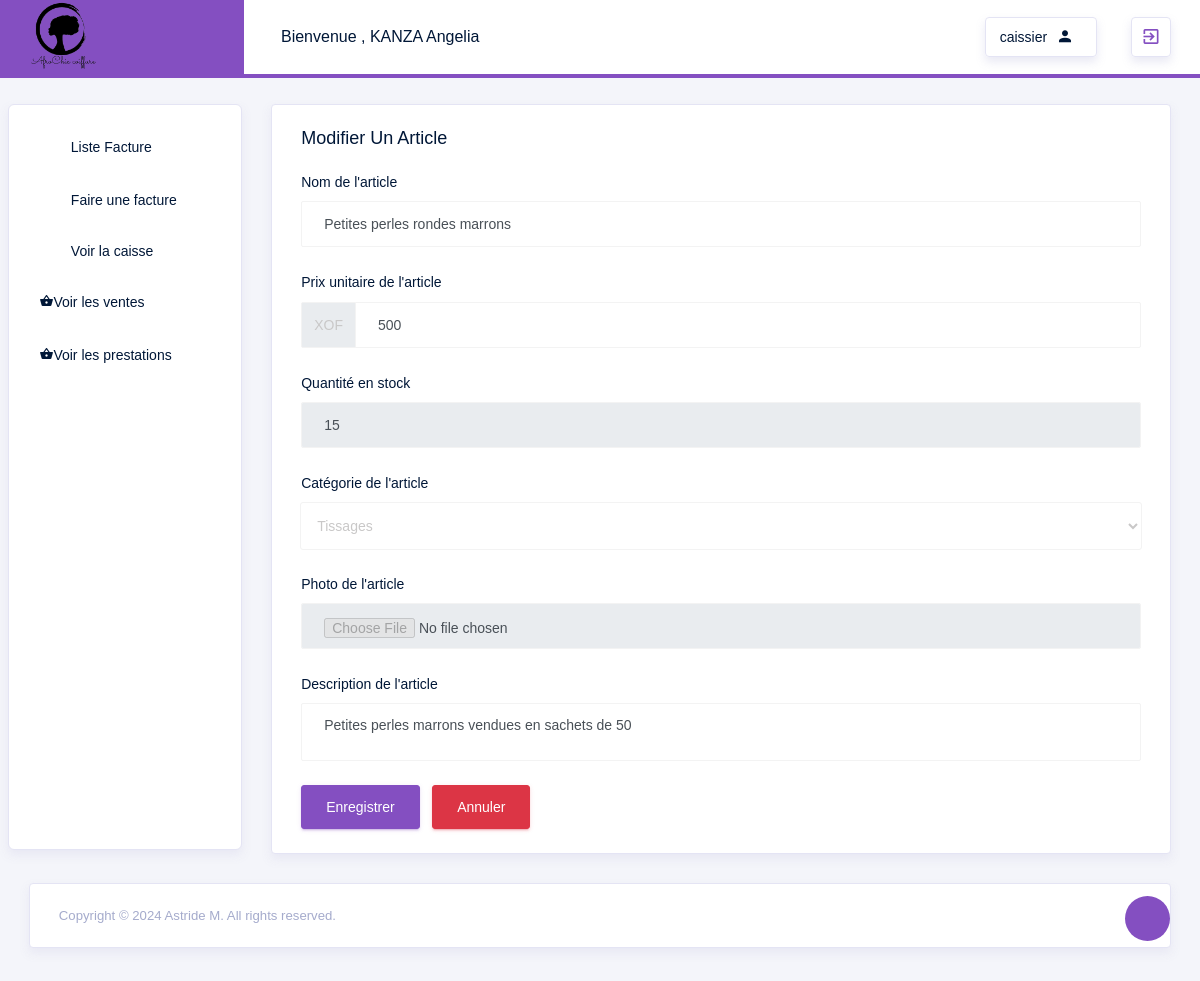
Page /Article/Edit/2 (signed in) on the earlier database version.
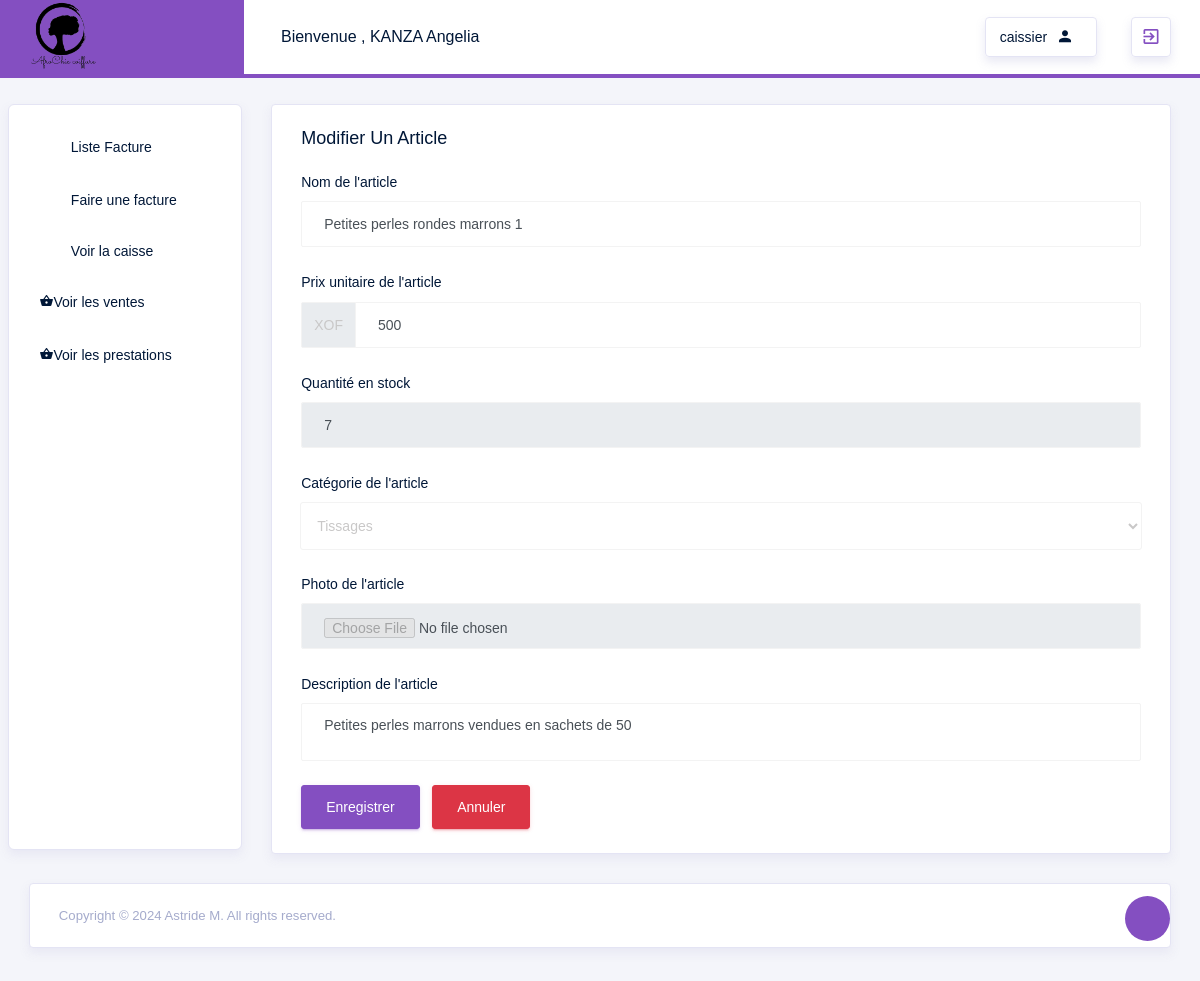
Same page on the later database version.
### src/models.py (models this page shows)
class Produit(db.Model):
    id = db.Column(db.Integer, primary_key=True, autoincrement=True)
    nom = db.Column(db.String(100), nullable=False)
    photo = db.Column(db.String(255), nullable=False)
    description = db.Column(db.Text)
    prix = db.Column(db.Float, nullable=False)
    qteStock = db.Column(db.Integer, nullable=False)
    categorie_id = db.Column(db.Integer, db.ForeignKey('categorie.id'), nullable=False)
    categorie = db.relationship('Categorie', backref=db.backref('produits', lazy=True))
    factures = db.relationship("DetailsFacture", backref="produit")

### src/routes/gestionnaire_routes.py (the view, shortened to what this page needs)
@app.route('/Article/Edit/<int:produit_id>', methods=['GET', 'POST'])
@login_required
def EditArticle(produit_id):
    produit = Produit.query.get_or_404(produit_id)
    form = EditArticleForm(obj=produit) # charger l'objet  correspondant
    form.categorie.choices = [(categorie.id, categorie.nom) for categorie in Categorie.query.all()]
    form.categorie.data = produit.categorie_id
    form.qte_stock.data = produit.qteStock
    return render_template('gestionnaire/article/EditArticle.html', form=form, produit=produit)

### src/forms/ArticleForms.py
class EditArticleForm(FlaskForm):
    nom = StringField('Nom de l\'article',validators=[DataRequired(),InputRequired("Le nom saisie est invalide"),Length(min=1, max=200)])
    prix = IntegerField( 'Prix unitaire de l\'article', validators=[ DataRequired(), InputRequired("Le prix unitaire est obligatoire !!!"),NumberRange(min=0,max=100000) ])
    qte_stock = IntegerField( 'Quantité en stock',validators=[DataRequired(), InputRequired("Le quantite n'est pas valide obligatoire !!!"),NumberRange(min=0, max=200)])
    categorie = SelectField( 'Catégorie de l\'article', choices=[], validators=[DataRequired(message="Veuillez sélectionner une catégorie")] )
    photo = FileField( 'Photo de l\'article', validators=[FileAllowed(['jpg', 'jpeg', 'png'], message="Seuls les fichiers JPG, JPEG et PNG sont autorisés"),FileSize(max_size=5 * 1024 * 1024, message="La taille de l'image ne doit pas dépasser 5 Mo")])
    description = TextAreaField( 'Description de l\'article',validators=[Length(max=500, message="La description ne doit pas dépasser 500 caractères")])

### src/routes/auth_routes.py (called while the page is built)
@login_manager.user_loader
def load_user(user_id):
        return User.query.get(int(user_id))

### src/templates/gestionnaire/article/EditArticle.html (shortened to what this page needs)
{% extends "layouts/base.html" %}
{% block content %}
<div class="row">
    <div class="col-md-12">
      <div class="card">
            <div class="card-body">
              <h4 class="card-title ">Modifier un article</h4>
              <form method="POST" enctype="multipart/form-data">
                <div class="form-group">
                    {{ form.nom.label(class="form-control-label") }}
                    {{ form.nom(class="form-control") }}
                </div>
                <div class="form-group">
                    {{ form.prix.label(class="form-control-label") }}
                    <div class="input-group">
                      <div class="input-group-prepend">
                          <span class="input-group-text">XOF</span>
                      </div>
                      {{ form.prix(class="form-control") }}
                    </div>
                </div>
                <div class="form-group">
                    {{ form.qte_stock.label(class="form-control-label") }}
                    {{ form.qte_stock(class="form-control",readonly=True) }}
                </div>
                <div class="form-group">
                    {{ form.categorie.label(class="form-control-label") }}
                    {{ form.categorie(class="form-control") }}
                </div>
                <div class="form-group">
                    {{ form.photo.label(class="form-control-label") }}
                    {{ form.photo(class="form-control",disabled=True) }}
                </div>
                <div class="form-group">
                    {{ form.description.label(class="form-control-label") }}
                    {{ form.description(class="form-control") }}
                </div>
                <button type="submit" class="btn btn-primary mr-2">Enregistrer</button>
                <button href="{{ url_for('ListerArticle') }}"  class="btn btn-danger">Annuler</button>
            </form>
            </div>
          </div>
        </div>
      </div>
    </div>
</div>
{% endblock %}

Differences in the rows shown:
changed Produit "Tissages": nom "Petites perles rondes marrons" → "Petites perles rondes marrons 1"
Other differences:
form field qte_stock: "15" → "7"
